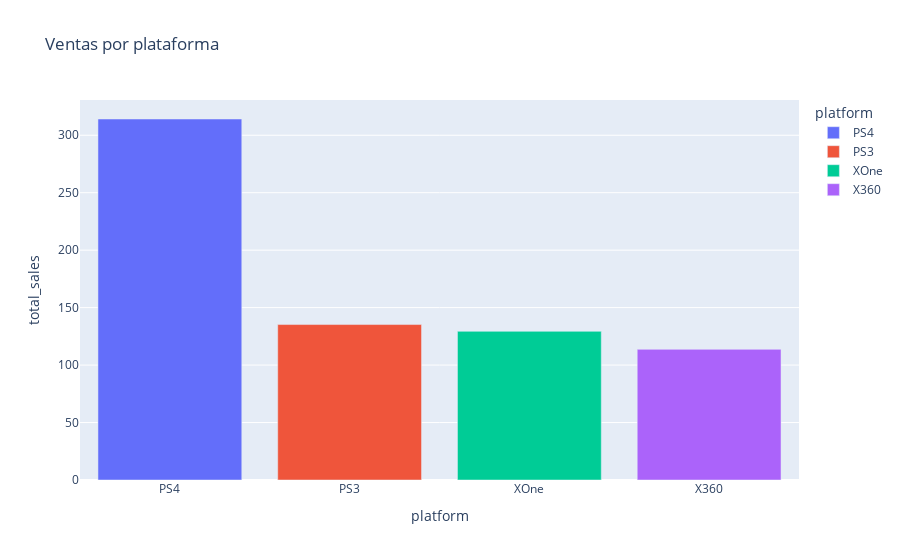

This figure's notebook cell:
### Markdown cell above
Aqui hicimos el mismo análisis, pero solo teniendo en cuenta los mismos juegos en común entre la consola 'PS4' y la consola 'PS3', sin embargo, tenemos resultados con menos correlación.

### Code cell
popular_list=['PS4','PS3','XOne','X360']
same_games=correlation_df[(correlation_df['platform'].isin(popular_list))&(correlation_df['name'].isin(games))]
same_games_group=same_games.groupby('platform')['total_sales'].sum().reset_index().sort_values(by='total_sales',ascending=False)
fig=px.bar(same_games_group,x='platform',y='total_sales',title='Ventas por plataforma',color='platform')
fig.show()

### Figure 1 — Plotly figure (JSON) as saved in the notebook; plotly's stock layout.template omitted (floating-point values rounded to 4 significant figures)
{"data": [{"alignmentgroup": "True", "hovertemplate": "platform=%{x}<br>total_sales=%{y}<extra></extra>", "legendgroup": "PS4", "marker": {"color": "#636efa", "pattern": {"shape": ""}}, "name": "PS4", "offsetgroup": "PS4", "orientation": "v", "showlegend": true, "textposition": "auto", "type": "bar", "x": ["PS4"], "xaxis": "x", "y": [314.1], "yaxis": "y"}, {"alignmentgroup": "True", "hovertemplate": "platform=%{x}<br>total_sales=%{y}<extra></extra>", "legendgroup": "PS3", "marker": {"color": "#EF553B", "pattern": {"shape": ""}}, "name": "PS3", "offsetgroup": "PS3", "orientation": "v", "showlegend": true, "textposition": "auto", "type": "bar", "x": ["PS3"], "xaxis": "x", "y": [135.3], "yaxis": "y"}, {"alignmentgroup": "True", "hovertemplate": "platform=%{x}<br>total_sales=%{y}<extra></extra>", "legendgroup": "XOne", "marker": {"color": "#00cc96", "pattern": {"shape": ""}}, "name": "XOne", "offsetgroup": "XOne", "orientation": "v", "showlegend": true, "textposition": "auto", "type": "bar", "x": ["XOne"], "xaxis": "x", "y": [129.4], "yaxis": "y"}, {"alignmentgroup": "True", "hovertemplate": "platform=%{x}<br>total_sales=%{y}<extra></extra>", "legendgroup": "X360", "marker": {"color": "#ab63fa", "pattern": {"shape": ""}}, "name": "X360", "offsetgroup": "X360", "orientation": "v", "showlegend": true, "textposition": "auto", "type": "bar", "x": ["X360"], "xaxis": "x", "y": [113.7], "yaxis": "y"}], "layout": {"barmode": "relative", "legend": {"title": {"text": "platform"}, "tracegroupgap": 0}, "title": {"text": "Ventas por plataforma"}, "xaxis": {"anchor": "y", "categoryarray": ["PS4", "PS3", "XOne", "X360"], "categoryorder": "array", "domain": [0, 1], "title": {"text": "platform"}}, "yaxis": {"anchor": "x", "domain": [0, 1], "title": {"text": "total_sales"}}}}
